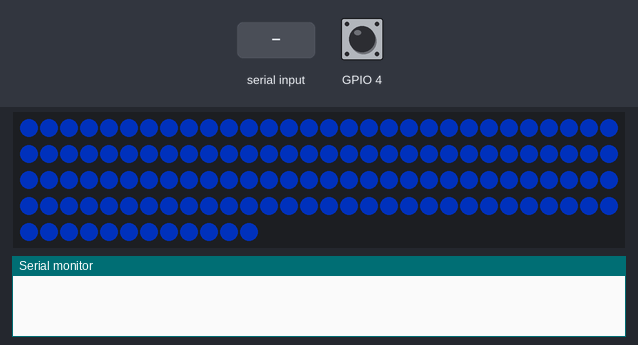
This sketch was run on a simulated ESP32. Shown: 132 RGB LEDs in strip order, left to right, continuing on the next row, the last lines printed to the serial monitor. The inputs (shaded band) are chosen by the test bench; at power-on: GPIO 4 LOW. Dim RGB values are drawn brighter than linear; nothing arrives over Bluetooth unless stated.

Above: at 1.2 s.
1.3 s: "," received over the second serial link
At 2.4 s:
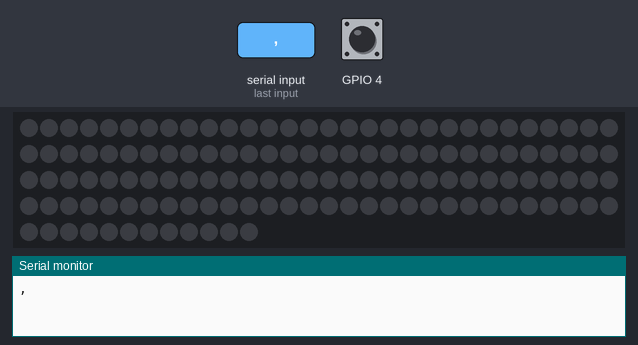
2.8 s: "90,45,200\n" received over the second serial link
At 3.3 s:
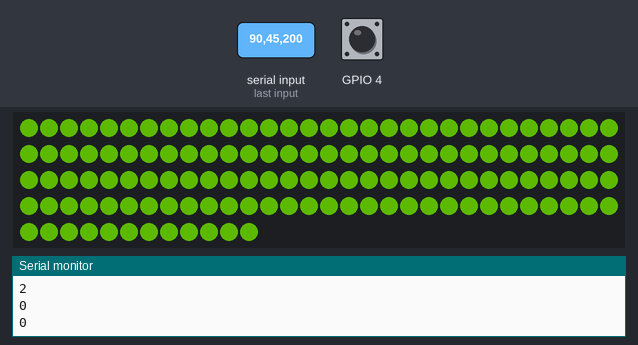
4.3 s: GPIO 4 pulled HIGH for 3.2 s
At 4.49 s:
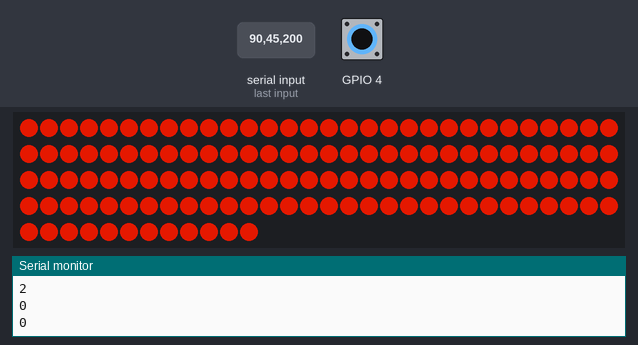
9.0 s: GPIO 4 pulled HIGH for 3.2 s
At 9.19 s:
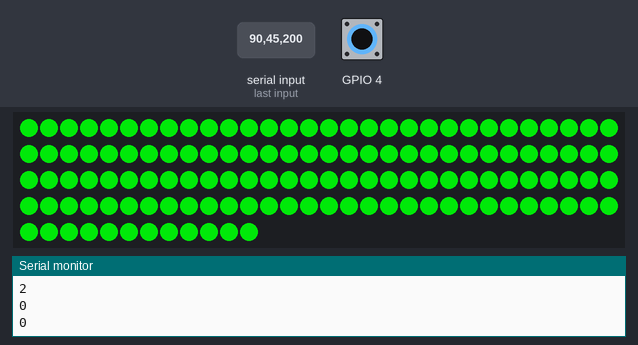
13.7 s: GPIO 4 pulled HIGH for 1 s
At 15.1 s:
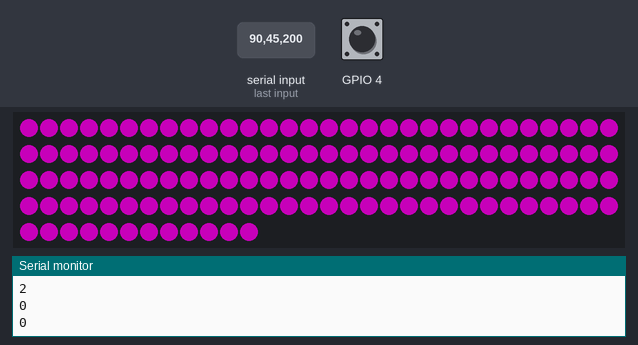
16.2 s: GPIO 4 pulled HIGH for 0.15 s
Timing chart, 0 to 18.8 s (numbered marks = the images above; inputs shaded):
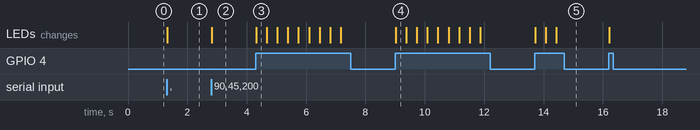

The sketch:

qudi-led-stick.ino
```cpp
#include <FastLED.h>
#include <BluetoothSerial.h>

#define NUM_LEDS 132
#define DATA_PIN 33
#define COLOR_ORDER GRB
#define LED_TYPE WS2811
#define FRAMES_PER_SECOND 120

uint8_t brightness = 100;

unsigned long mark;
byte colorCounter = 17;
int modesQuantity = 25;
byte currentColor = 0;

byte redColor = 0;
byte greenColor = 0;
byte blueColor = 0;

String BTData = "";
boolean recieved;


CRGB leds[NUM_LEDS];
CRGB leds2[NUM_LEDS];
CRGB leds3[NUM_LEDS];

BluetoothSerial BLUETOOTH;

void setup() {
  Serial.begin(115200);
  BLUETOOTH.begin("Qudi LED stick");
  LEDS.addLeds<LED_TYPE, DATA_PIN, COLOR_ORDER>(leds, NUM_LEDS);
  LEDS.setBrightness(brightness);
  fill_solid( leds, NUM_LEDS, CHSV(150, 250, 250));
}

void loop() {
  checkButton();
  checkBluetooth();
  checkSettings();
  FastLED.show();
  FastLED.delay(1000 / FRAMES_PER_SECOND);
}

bool checkButton() {
  if (digitalRead(4) == HIGH && (millis() - mark) > 350) {
    mark = millis();
    currentColor++;
    if(currentColor == modesQuantity) {
      currentColor = 0;
    }
    fill_solid( leds, NUM_LEDS, CHSV(currentColor * 10, 250, 250));
    return true;
  } else {
    return false;
  }
}

void checkBluetooth() {
  if(BLUETOOTH.available()) {
    BTData = "";
  }
  while(BLUETOOTH.available()){
    char newData = BLUETOOTH.read();
    BTData = BTData + newData;
    Serial.println(newData);
    recieved = true;
  }
}

void checkSettings() {
    if (recieved) {
      int colorIndex = 0;
      recieved = false;

      while(BTData.indexOf(",")!=-1){
        if(colorIndex == 0) {
          redColor = BTData.substring(0,BTData.indexOf(",")).toInt();
        } else if (colorIndex == 1) {
          greenColor = BTData.substring(0,BTData.indexOf(",")).toInt();
        } else if (colorIndex == 2) {
          blueColor = BTData.substring(0,BTData.indexOf(",")).toInt();
        }
        colorIndex++;
        BTData = BTData.substring(BTData.indexOf(",")+1);
      }
      brightness = round(BTData.toInt());

      LEDS.setBrightness(brightness);
      fill_solid( leds, NUM_LEDS, CRGB(greenColor, redColor, blueColor));
  }
}
```

Measured:
- after the input at 1.3 s, the LEDs: change at once (image 1)
- after the input at 2.8 s, the LEDs: change at once (image 2)
- after the input at 4.3 s, the LEDs: change at once (image 3)
- after the input at 9.0 s, the LEDs: change at once (image 4)
- after the input at 13.7 s, the LEDs: first change at once (image 5 shows a later state)
